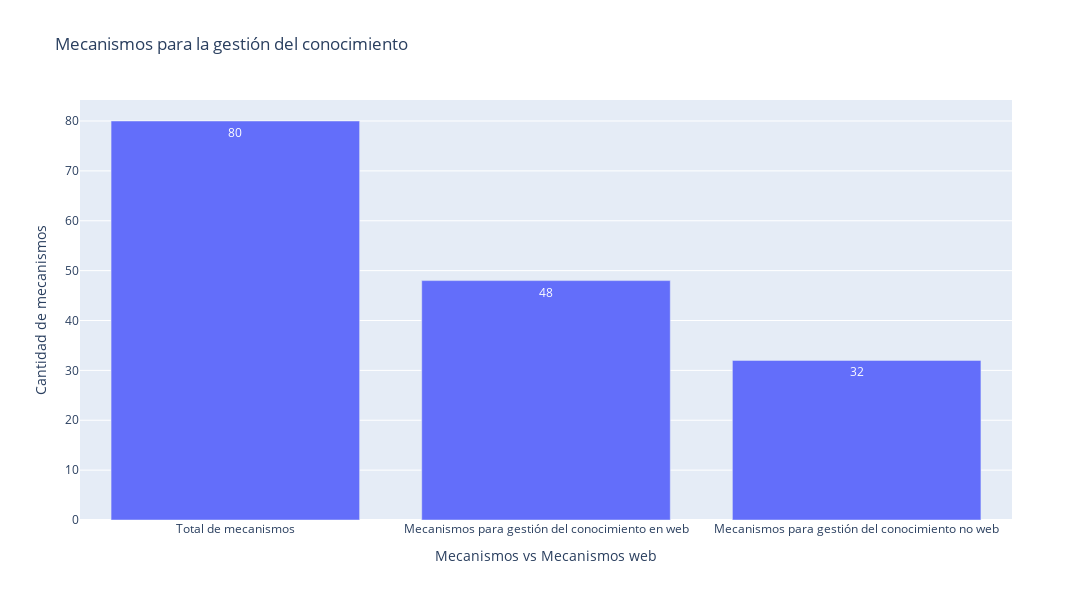

The cell this chart's notebook holds for it:
### Markdown cell above
2. Brechas en la gestión del conocimiento y los empalmes contractuales.
    - de el total cuantas no solo publicacion en web.

### Code cell
ents=respuestas_2023_df['_uuid']
num_ents=len(ents.unique())

keywords = ['intranet', 'http', 'https', 'www', 'web']
p37_df['web'] = p37_df['p37_cod'].apply(lambda x: 1 if any(keyword in x.lower() for keyword in keywords) else 0)
webs=p37_df.loc[p37_df['web']==1]
num_webs=len(webs)

no_webs=p37_df.loc[p37_df['web']==0]
num_no_webs=len(no_webs)

unidades=p37_df['p37_cod']
num_unidades=len(unidades)

values = [num_unidades, num_webs, num_no_webs]
categories = ['Total de mecanismos', 'Mecanismos para gestión del conocimiento en web', 'Mecanismos para gestión del conocimiento no web']

fig = go.Figure()
fig.add_trace(go.Bar(x=categories, y=values, text=values, textposition='auto'))

fig.update_layout(title='Mecanismos para la gestión del conocimiento', xaxis_title='Mecanismos vs Mecanismos web', yaxis_title='Cantidad de mecanismos',height=600, width=1200)
fig.update_layout(height=600, width=1200)
fig.write_image(f'./files/graficos/Causas Indirectas/b/Volumen_entidades_vs_canales.png')
fig.show()

### Figure 1 — Plotly figure (JSON) as saved in the notebook; plotly's stock layout.template omitted (floating-point values rounded to 4 significant figures)
{"data": [{"text": ["80", "48", "32"], "textposition": "auto", "type": "bar", "x": ["Total de mecanismos", "Mecanismos para gestión del conocimiento en web", "Mecanismos para gestión del conocimiento no web"], "y": [80, 48, 32]}], "layout": {"height": 600, "title": {"text": "Mecanismos para la gestión del conocimiento"}, "width": 1200, "xaxis": {"title": {"text": "Mecanismos vs Mecanismos web"}}, "yaxis": {"title": {"text": "Cantidad de mecanismos"}}}}
